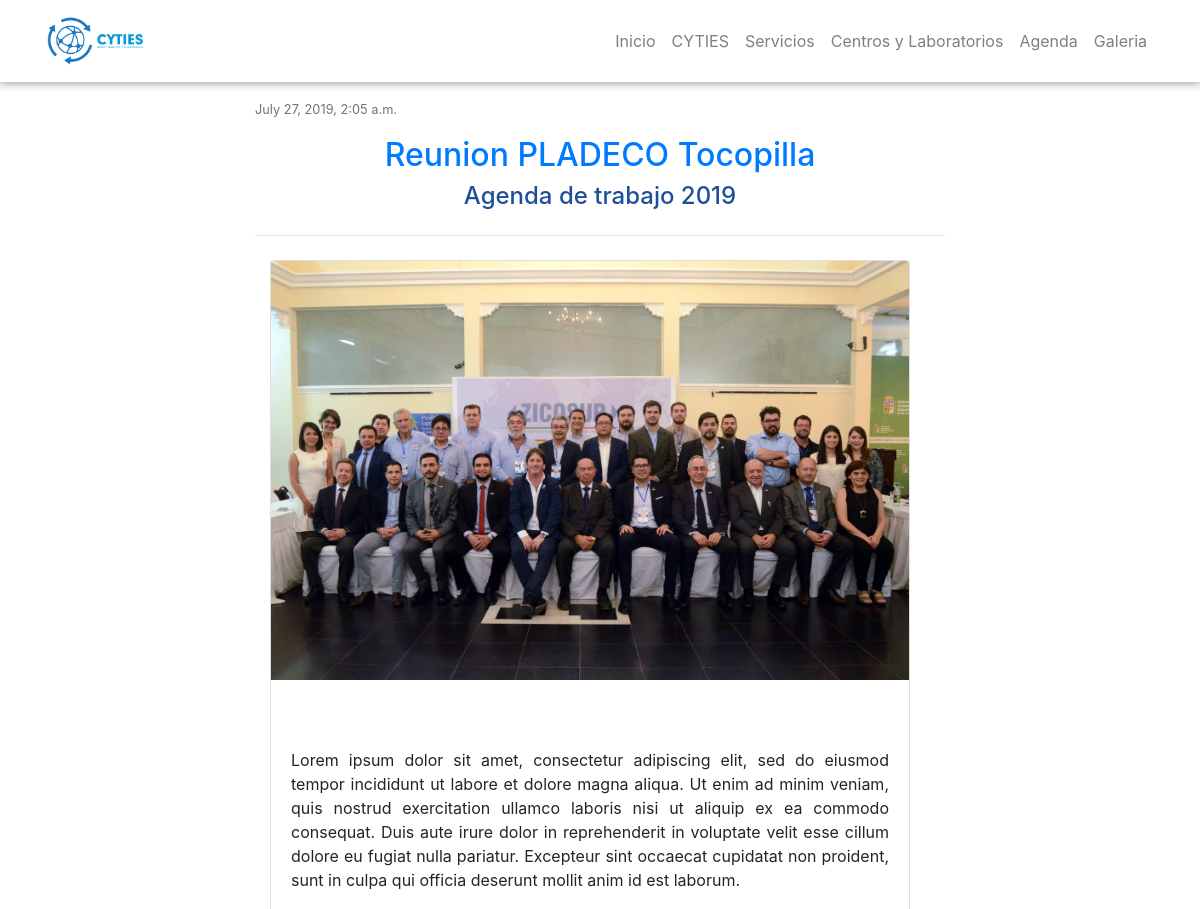
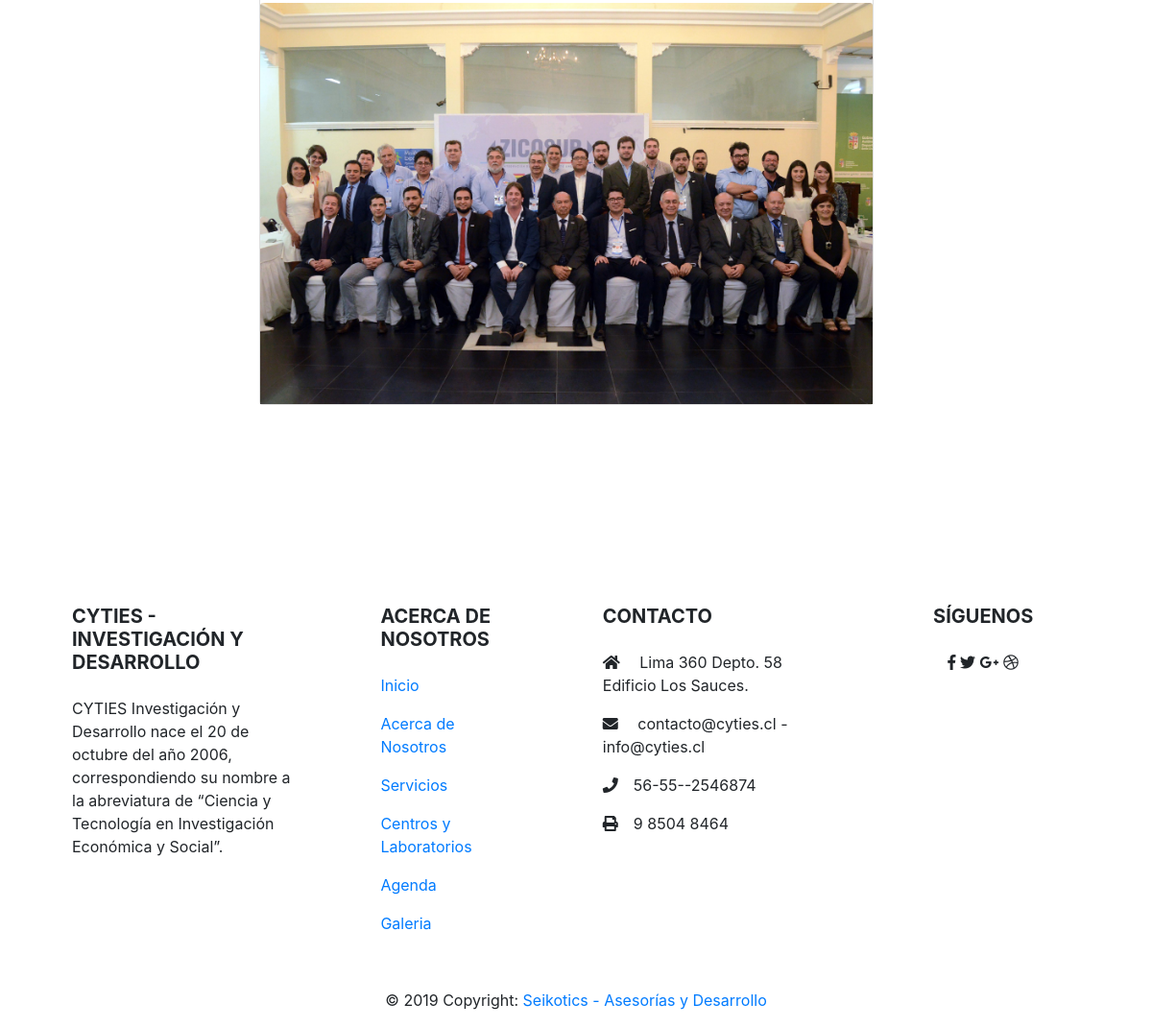
/agenda/Reunion PLADECO Tocopilla/, run on the app's committed database (2 pictures, top to bottom).
### agenda/models.py (models this page shows, shortened)
class Agenda(models.Model):
    titulo_agenda = models.CharField (max_length = 50, primary_key = True)
    bajada_titulo_agenda = models.CharField(max_length = 50)
    texto_agenda = models.TextField()
    imagen_agenda = models.ImageField(upload_to="static")
    imagen_agenda_dos = models.ImageField(upload_to="static")
    fechapublicacion_agenda = models.DateTimeField()

### pages/views.py (the view)
# urls.py: path('agenda/<str:pk>/', AgendaDetailView.as_view(), name='agenda_detail'),
class AgendaDetailView(generic.DetailView):
    model = Agenda
    template_name = 'agenda_detail.html'
    slug_field = 'titulo_agenda'

### templates/agenda_detail.html
{% extends 'base.html' %}
{% load static %}
{% block content %}
<br>
<br>
<br>
<br>
<section id="agenda">
  <div class="container">
    <div class="row">
      <div class="col-lg-8 mx-auto">
          <p style="text-align: justify"><small class="text-muted">{{agenda.fechapublicacion_agenda}} </small></p>
        <h2 style="text-align: center ;color: #1e4f99"> <a href="{{agenda.pk}}">{{agenda.titulo_agenda}}</a></h2>
        <h4 style="text-align: center ;color: #1e4f99"> {{agenda.bajada_titulo_agenda}} </h4>
          <hr class="divider my-4">
        <section id="agenda">
        <div class="container">
            <div class="card mb-3" style="width: 40rem;">
                <img src="{{agenda.imagen_agenda.url}}" class="card-img-top" alt="{{agenda.titulo_agenda}}">
                <br>
                <div class="card-body">
                  <br>
                  <p class="card-text" style="text-align: justify">{{agenda.texto_agenda}}</p>
                </div>
                <img src="{{agenda.imagen_agenda_dos.url}}" class="card-img-top" alt="{{agenda.titulo_agenda}}">
              </div>
        </div>
        </section>
        <br>
        <br>
        <br>
      </div>
    </div>
  </div>
</section>
<br>
<br>
<br>
{% endblock content%}

### static/css/base.css (style rules this page uses)
.row { width: 100%; padding-right: 15px; padding-left: 15px; margin-right: auto; margin-left: auto; }

### data on the page
Agenda: fechapublicacion_agenda "July 27, 2019, 2:05 a.m.", titulo_agenda "Reunion PLADECO Tocopilla", bajada_titulo_agenda "Agenda de trabajo 2019", imagen_agenda (picture), texto_agenda "Lorem ipsum dolor sit amet, consectetur adipiscing elit, sed do eiusmod tempor incididunt ut labore et dolore magna aliqua. Ut enim ad minim veniam, quis nostrud exercitation ullamco laboris nisi ut aliquip ex ea commodo consequat. Duis aute irure dolor in reprehenderit in voluptate velit esse cillum dolore eu fugiat nulla pariatur. Excepteur sint occaecat cupidatat non proident, sunt in culpa qui officia deserunt mollit anim id est laborum.", imagen_agenda_dos (picture)
